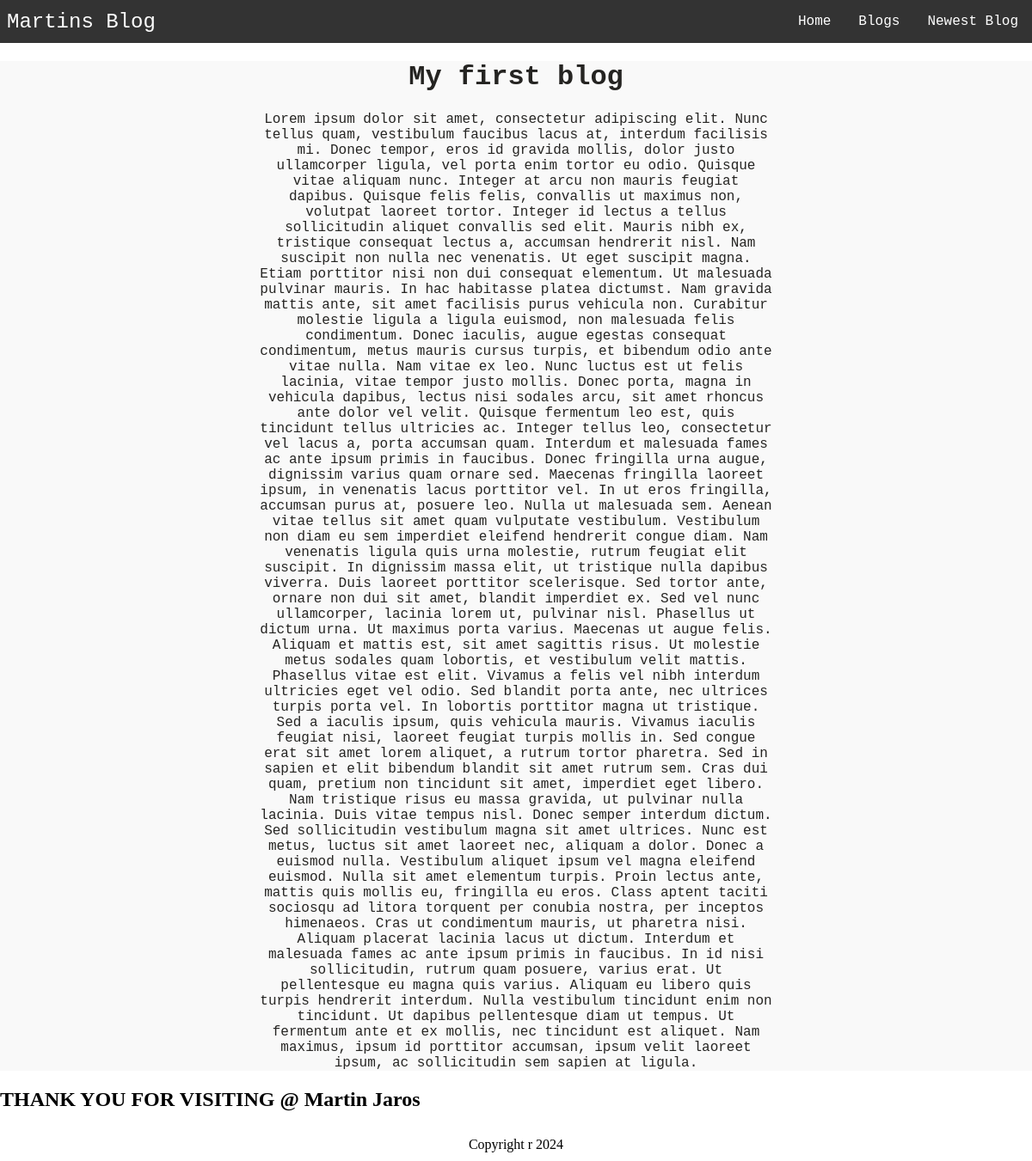
The page /blog/blog_post/1/ on the database its author committed.
### blog/models.py (models this page shows, shortened)
class Blogpost(models.Model):
    blog_heading = models.CharField(max_length=200)
    blog_text = models.TextField(max_length=20000, default="Text")
    pub_date = models.DateTimeField("date published")
    description = models.CharField(max_length=200, default="Description")

### blog/views.py (the view)
# urls.py: path("blog_post/<int:pk>/", views.BlogpostView.as_view(), name="blogpost"),
class BlogpostView(generic.DetailView):
    model = Blogpost
    template_name = "blog/blogpost.html"
    def get_queryset(self):
        return Blogpost.objects.all()

### blog/templates/blog/blogpost.html
{% extends 'blog/base.html' %}
{% block content %}
<div class="blogpost">
    <h1>{{blogpost.blog_heading}}</h1>
    <p>{{blogpost.blog_text}}</p>
</div>
{% endblock %}

### blog/static/blog/style.css (style rules this page uses)
body { margin: 0; padding: 0; box-sizing: border-box; }
body { margin: 0; padding: 0; }
.blogpost { background: #F9F9F9; font-family: 'Courier New', Courier, monospace; color: #252422; text-align: center; }
.blogpost p { width: 50%; margin: 0 auto; }

### rows shown on the page
Blogpost: blog_heading "My first blog", blog_text "Lorem ipsum dolor sit amet, consectetur adipiscing elit. Nunc tellus quam, vestibulum faucibus lacus at, interdum facilisis mi. Donec tempor, eros id gravida mollis, dolor justo ullamcorper ligula, vel porta enim tortor eu odio. Quisque vitae aliquam nunc. Integer at arcu non mauris feugiat dapibus. Quisque felis felis, convallis ut maximus non, volutpat laoreet tortor. Integer id lectus a tellus sollicitudin aliquet convallis sed elit. Mauris nibh ex, tristique consequat lectus a, accumsan hendrerit nisl. Nam suscipit non nulla nec venenatis. Ut eget suscipit magna. Etiam porttitor nisi non dui consequat elementum. Ut malesuada pulvinar mauris. In hac habitasse platea dictumst. Nam gravida…"
